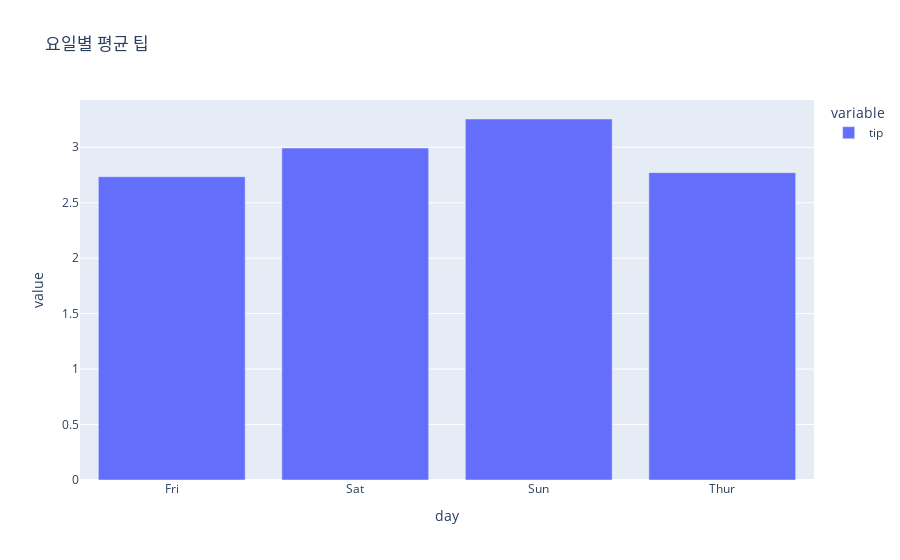

Write notebook code for a chart like this one.
### Markdown cell above
### pandas 기본 차트

### Code cell
daily_tips = tips.groupby('day')['tip'].mean()
fig = daily_tips.plot.bar(title='요일별 평균 팁')
fig

### Figure 1 — Plotly figure (JSON) as saved in the notebook; plotly's stock layout.template omitted (floating-point values rounded to 4 significant figures)
{"data": [{"hovertemplate": "variable=tip<br>day=%{x}<br>value=%{y}<extra></extra>", "legendgroup": "tip", "marker": {"color": "#636efa", "pattern": {"shape": ""}}, "name": "tip", "orientation": "v", "showlegend": true, "textposition": "auto", "type": "bar", "x": ["Fri", "Sat", "Sun", "Thur"], "xaxis": "x", "y": [2.735, 2.993, 3.255, 2.771], "yaxis": "y"}], "layout": {"barmode": "relative", "legend": {"title": {"text": "variable"}, "tracegroupgap": 0}, "title": {"text": "요일별 평균 팁"}, "xaxis": {"anchor": "y", "domain": [0, 1], "title": {"text": "day"}}, "yaxis": {"anchor": "x", "domain": [0, 1], "title": {"text": "value"}}}}
